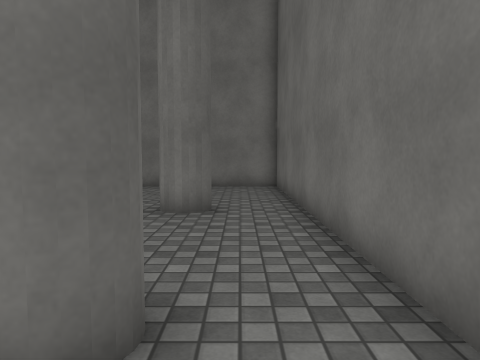
View 1 (above)

14 first-person views from a walk through a scene from a Unity 3-D project. The camera is 1.2 m above the floor, tilts 4° down and sees 70° across. The floor is counted in squares, 1 m on a side. Each view is taken from the middle of a square. On the plan, view 1 faces up. The plan holds only what a view shows up to about 14 squares ahead; the rest is blank. The place goes on beyond the plan. The player character is not drawn. Surface patterns are stand-ins for the level's own textures.

View 2
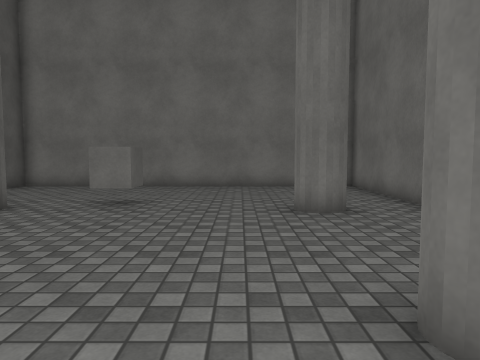

View 3
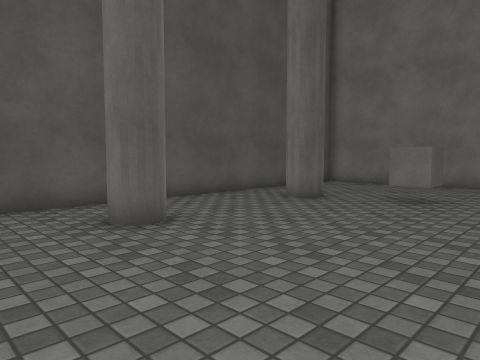

View 4
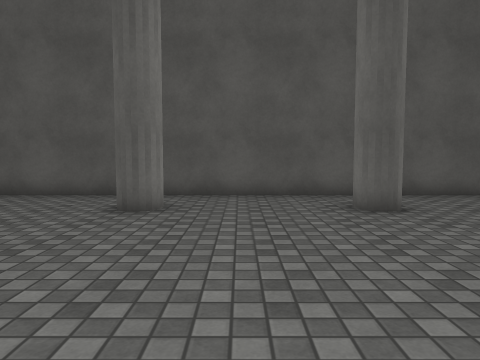

View 5
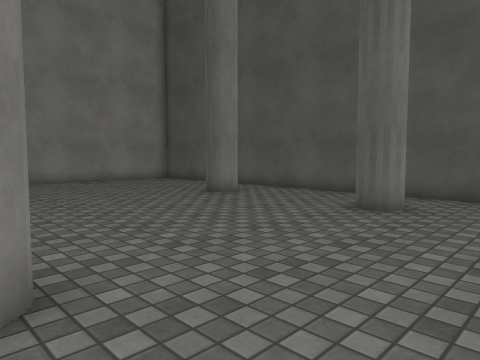

View 6
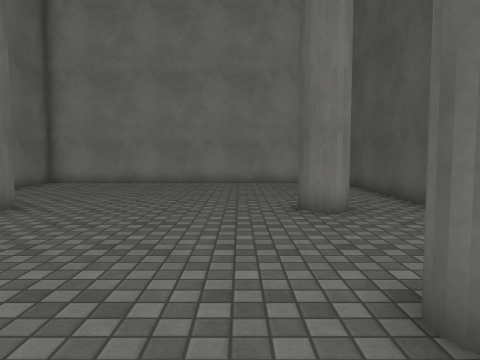

View 7
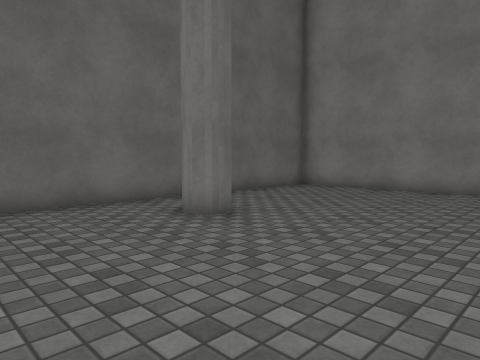

View 8
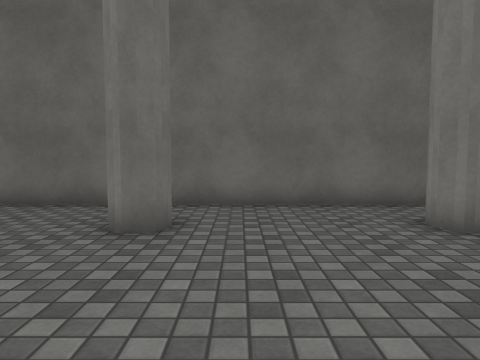

View 9
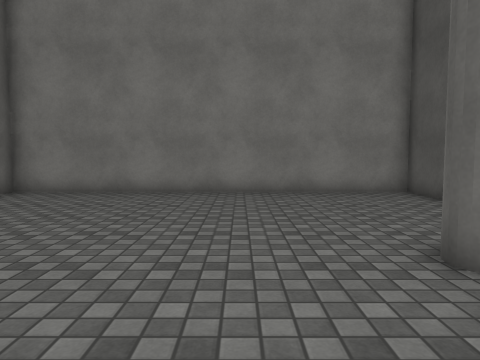

View 10
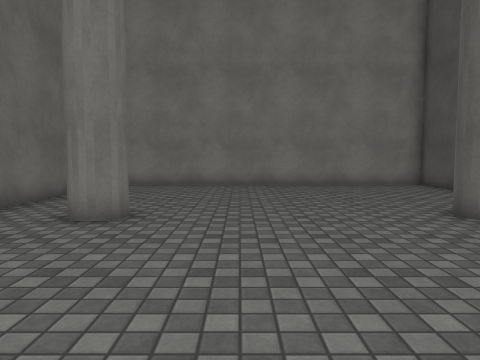

View 11
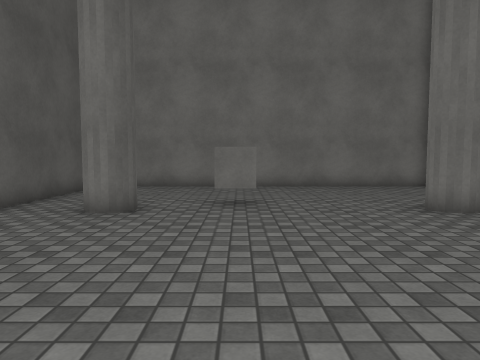

View 12
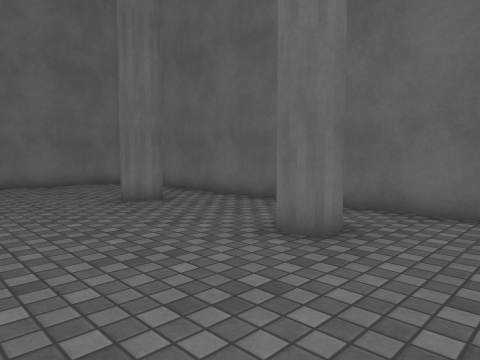

View 13
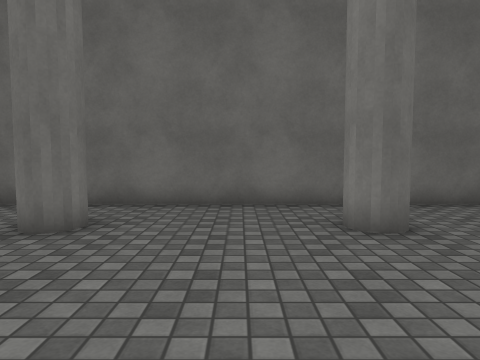

View 14
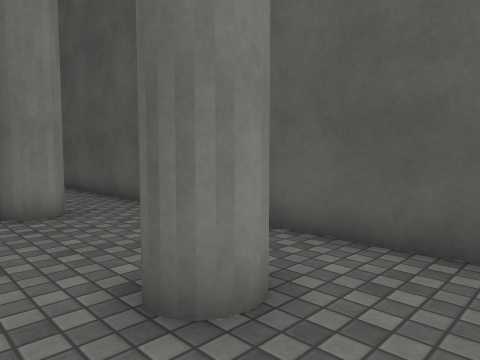

### Floor plan
Key: @ floor where view 1 was taken; # wall or solid block; . floor; C cube.
Columns run from 12 left of view 1 to 2 right of it. Each row starts with its distance up from view 1.
 14 ###############
 13 #.............#
 12 #.............#
 11 #.............#
 10 #.............#
  9 #.....C.......#
  8 #..#..C....#..#
  7 #.............#
  6 #.............#
  5 #.............#
  4 #.............#
  3 #.............#
  2 #..#.......#..#
  1 #.............#
  0 #...........@.#
 -1 #.............#
 -2 #.............#
 -3 #..#.......#..#
 -4 #.............#
 -5 #.............#
 -6 #.............#
 -7 #.............#
 -8 #.............#
 -9 #..#.......#..#
-10 #.............#
-11 #.............#
-12 #.............#
-13 #.............#
-14 #.............#
-15 #.............#
-16 ###############

Positions as (right, up) in squares from view 1, and headings:
1: (0, 0), facing up
2: (-3, 0), facing up
3: (-3, -1), facing up-left
4: (-1, -1), facing left
5: (-1, 0), facing down-left
6: (-7, -1), facing down
7: (-7, -4), facing down-right
8: (-7, -5), facing right
9: (-6, -5), facing down
10: (-4, -2), facing down
11: (-6, 0), facing up
12: (-6, -1), facing up-right
13: (-7, -1), facing right
14: (-7, -1), facing down-left
